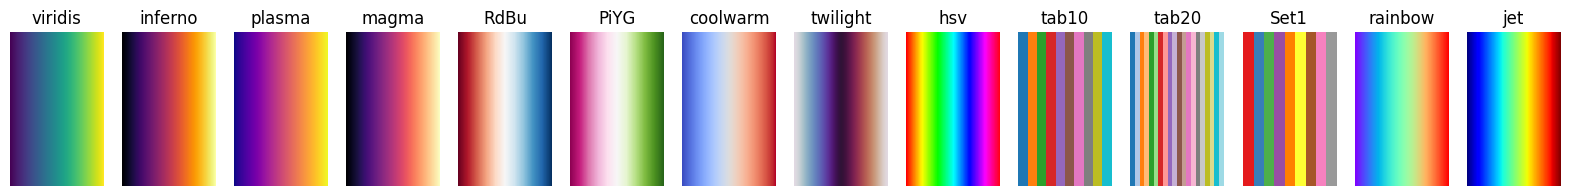

The script that saved this image:
import numpy as np
import matplotlib.pyplot as plt
import matplotlib.cm as cm

def save_middle_range_cmap(cmap_name, start=0, end=1, steps=10, filename=None):
    # Get the colormap
    cmap = cm.get_cmap(cmap_name)

    # Get a range of values around the middle of the colormap
    colors = cmap(np.linspace(start, end, steps))

    # Reshape to make it a 2D array for visualization
    colors_image = np.vstack([colors] * steps)  # Repeat the colors to create an image

    # Create a figure
    fig, ax = plt.subplots(figsize=(10, 1))

    # Display the image
    ax.imshow(colors_image, aspect="auto")

    # Hide the axes
    ax.axis('off')

    # Default filename if not provided
    if filename is None:
        filename = f'{cmap_name}_middle_range.png'

    # Save as PNG
    plt.savefig('colormaps/' + filename, format='png', bbox_inches='tight')
    plt.close()

    print(f"Image has been saved to colormaps/{filename}")


def visualize_cmap(cmap_name, filename=None):
    # Get the colormap
    cmap = cm.get_cmap(cmap_name)

    # Create an array representing the full range of the colormap
    gradient = np.linspace(0, 1, 256).reshape(1, -1)
    gradient = np.vstack((gradient, gradient))

    # Create a figure
    fig, ax = plt.subplots(figsize=(10, 1))

    # Display the gradient as an image
    ax.imshow(gradient, aspect='auto', cmap=cmap)

    # Hide the axes
    ax.set_axis_off()

    # Default filename if not provided
    if filename is None:
        filename = f'{cmap_name}_full_range.png'

    # Save as PNG
    plt.savefig('colormaps/' + filename, format='png', bbox_inches='tight')
    plt.close()

    print(f"Image has been saved to colormaps/{filename}")


colormaps = [
    'viridis', 'inferno', 'plasma', 'magma',
    'RdBu', 'PiYG', 'coolwarm',
    'twilight', 'hsv',
    'tab10', 'tab20', 'Set1',
    'rainbow', 'jet'
]

fig, axes = plt.subplots(1, len(colormaps), figsize=(20, 2))
for ax, cmap in zip(axes, colormaps):
    gradient = np.linspace(0, 1, 256).reshape(1, -1)
    gradient = np.vstack((gradient, gradient))
    ax.imshow(gradient, aspect="auto", cmap=plt.get_cmap(cmap))
    ax.set_title(cmap)
    ax.axis('off')

# Save the figure as a PNG file
png_filename = 'colormaps.png'
plt.savefig(png_filename, format='png', bbox_inches='tight')
plt.close()

# query middle range of colormaps
save_middle_range_cmap('inferno')
save_middle_range_cmap('RdBu')


# Example usage
visualize_cmap('inferno')

